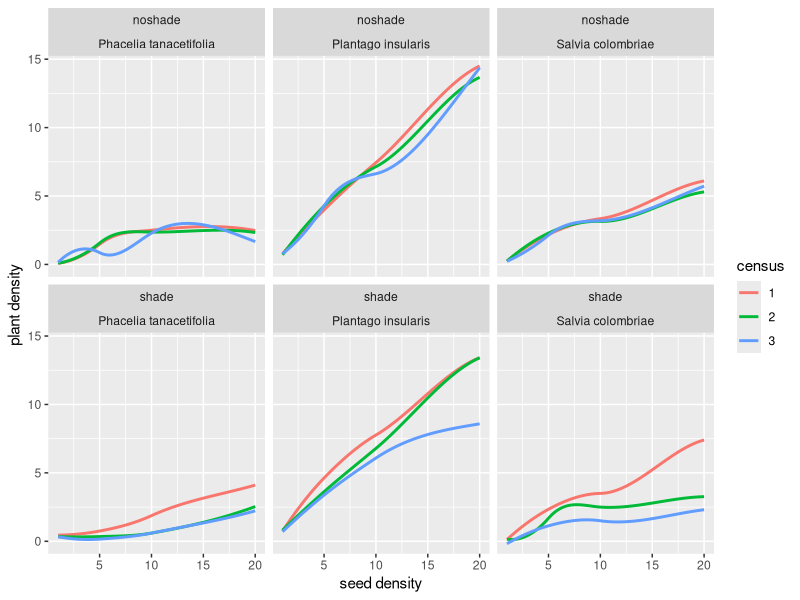
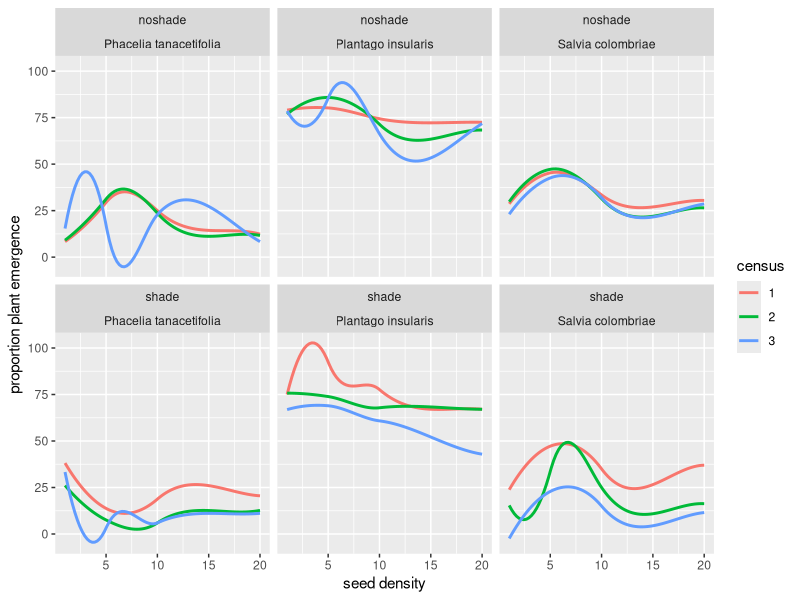

The R source for these figures, in order:
## ---- chunk 1
library(tidyverse)
data <- read_csv("./data/phytometer_data_trials_2018.csv")
data <- data %>%
  mutate(proportion = plant.density/seed.density*100)

establishment <- data %>%
  filter(census == 2)
  
#established.density <- establishment$plant.density
#need to calculate proportion survival - from those that germinated - ie plant-plant data
final <- data %>%
  filter(census == 3) 

## ---- chunk 2

#density curves
#density dependence is only when curves are non-linear
ggplot(data, aes(seed.density, plant.density, color = as.character(census))) +
  geom_smooth(se = FALSE) +
  facet_wrap(~treatment*species) +
  labs(color = "census", x = "seed density", y = "plant density")

#density dependence here is when curves have slopes significantly different from 1
ggplot(data, aes(seed.density, proportion, color = as.character(census))) +
  geom_smooth(se = FALSE) +
  facet_wrap(~treatment*species) +
  labs(color = "census", x = "seed density", y = "proportion plant emergence")

#then add contrasts for species

#check performance measures too

